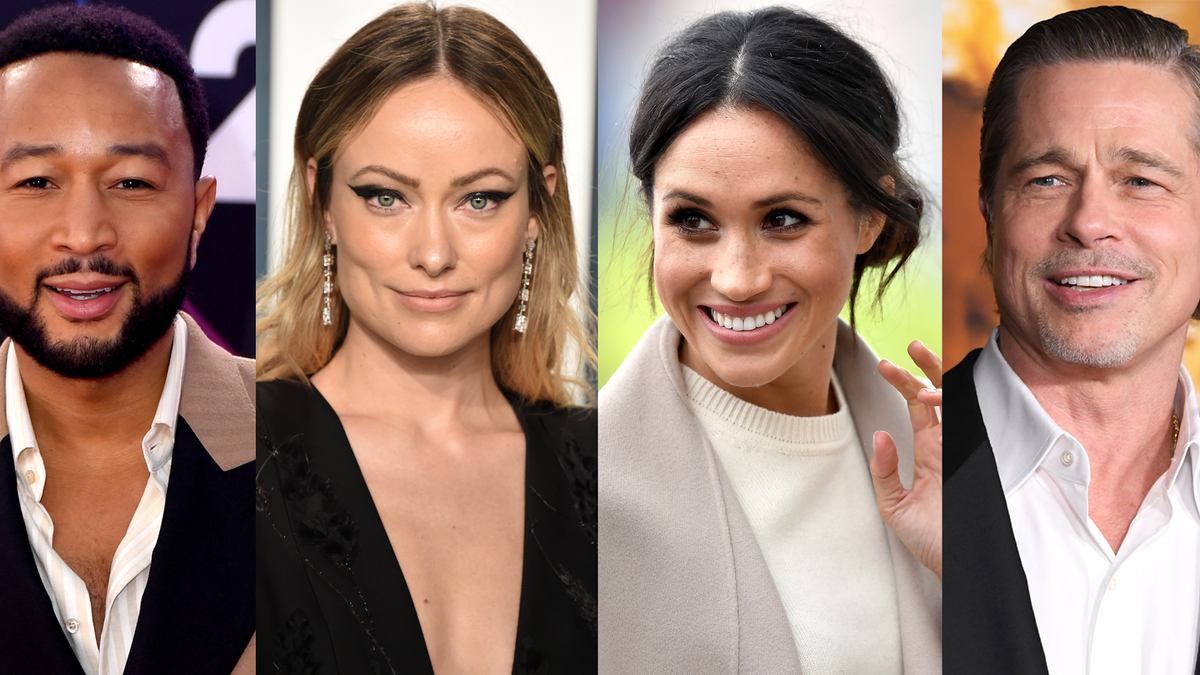
#> input picture img_1.png, 1200 x 675 px
$ python -i app.py   (imports and definitions only)
#> lines starting #> are read from the running program, lines starting #| are printed output that depends on the picture
import cv2
import streamlit as st
import numpy as np
from PIL import Image

# [4 lines not run here, left out]

faceCascade = cv2.CascadeClassifier(cv2.data.haarcascades + "haarcascade_frontalface_default.xml")


# ----------------------- Function: Face Detection in Uploaded Image -----------------------
def detect_faces_in_image(uploaded_image):
    # Read and convert the image
#> called with uploaded_image = 'img_1.png'
    img = Image.open(uploaded_image)
#> img is the input picture: PIL image 1200x675 RGB; mean R, G, B 152.7, 124.4, 111.6
    img_array = np.array(img.convert('RGB'))
    frame = cv2.cvtColor(img_array, cv2.COLOR_RGB2BGR)

    gray = cv2.cvtColor(frame, cv2.COLOR_BGR2GRAY)
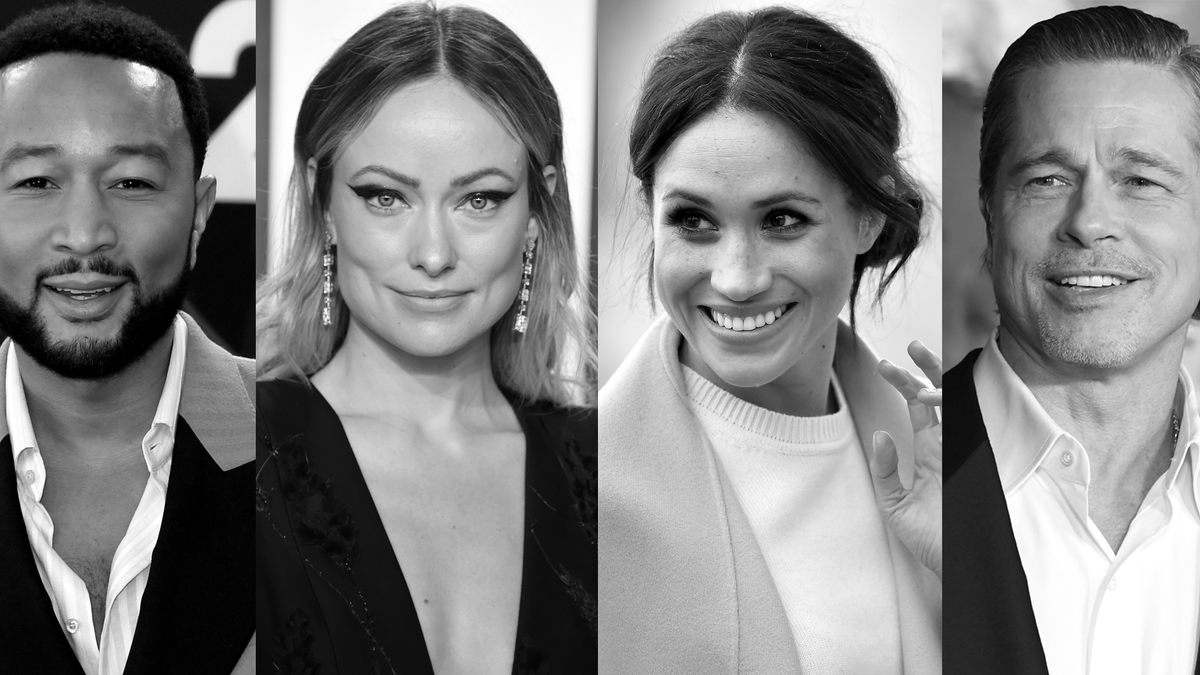
#> gray: shape (675, 1200); min 0, max 255, mean 131.4

    faces = faceCascade.detectMultiScale(gray, scaleFactor=1.3, minNeighbors=5, minSize=(30, 30))
#> faces = [[991, 102, 196, 196], [302, 98, 262, 262], [597, 112, 280, 280]]

    for (x, y, w, h) in faces:
        cv2.rectangle(frame, (x, y), (x + w, y + h), (0, 255, 0), 2)
#> this loop made 3 passes
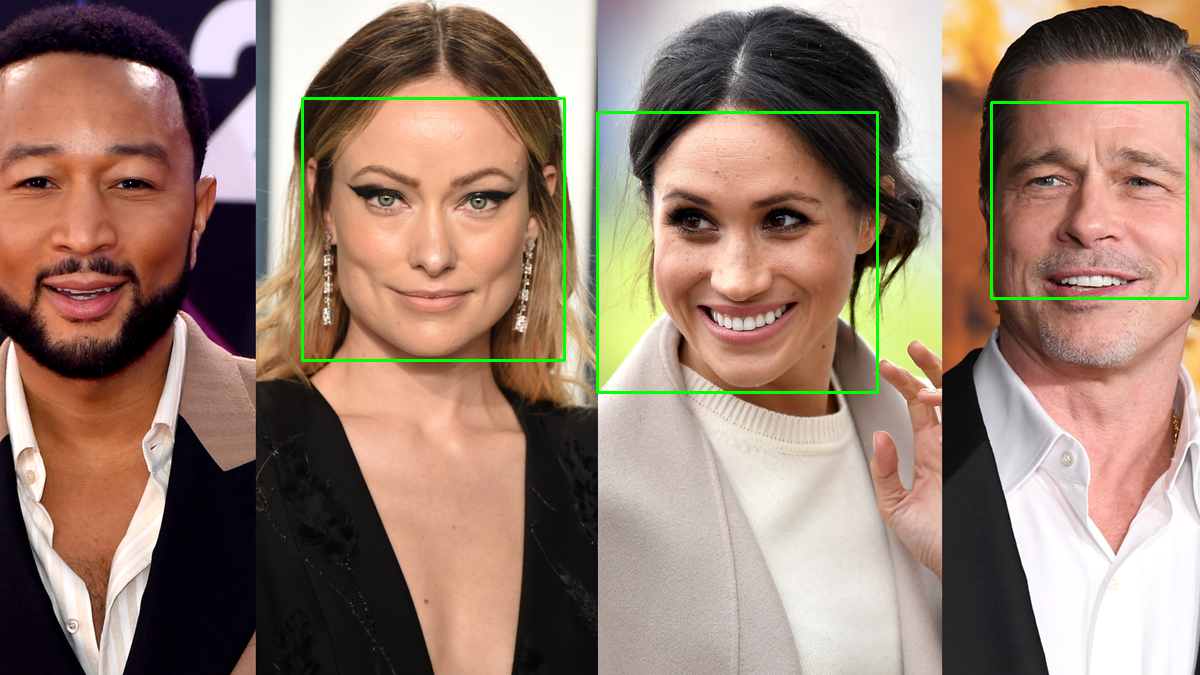
#> frame: shape (675, 1200, 3); mean B, G, R 110.6, 126, 151.2

    result_img = cv2.cvtColor(frame, cv2.COLOR_BGR2RGB)
    st.image(result_img, channels="RGB", caption="Detected Faces")
#> (this line was passed over: streamlit is not available in this run)


# ----------------------- Function: Face Detection via Webcam -----------------------
def detect_faces_with_webcam():
    stframe = st.empty()

    cap = cv2.VideoCapture(0)

    if not cap.isOpened():
        st.error("❌ Unable to access the webcam.")
        return

    stop_button = st.button("Stop Camera")

    while cap.isOpened():
        ret, frame = cap.read()
        if not ret:
            st.warning("⚠ Could not read from webcam.")
            break

        gray = cv2.cvtColor(frame, cv2.COLOR_BGR2GRAY)
        faces = faceCascade.detectMultiScale(gray, scaleFactor=1.3, minNeighbors=5, minSize=(30, 30))

        for (x, y, w, h) in faces:
            cv2.rectangle(frame, (x, y), (x + w, y + h), (0, 255, 0), 2)

        frame = cv2.cvtColor(frame, cv2.COLOR_BGR2RGB)

        stframe.image(frame, channels="RGB")

        if stop_button:
            break

    cap.release()


# ----------------------- Streamlit UI -----------------------

# Webcam button
# [7 lines not run here, left out]

>>> result = detect_faces_in_image('img_1.png')

$ run again, on museum.jpg
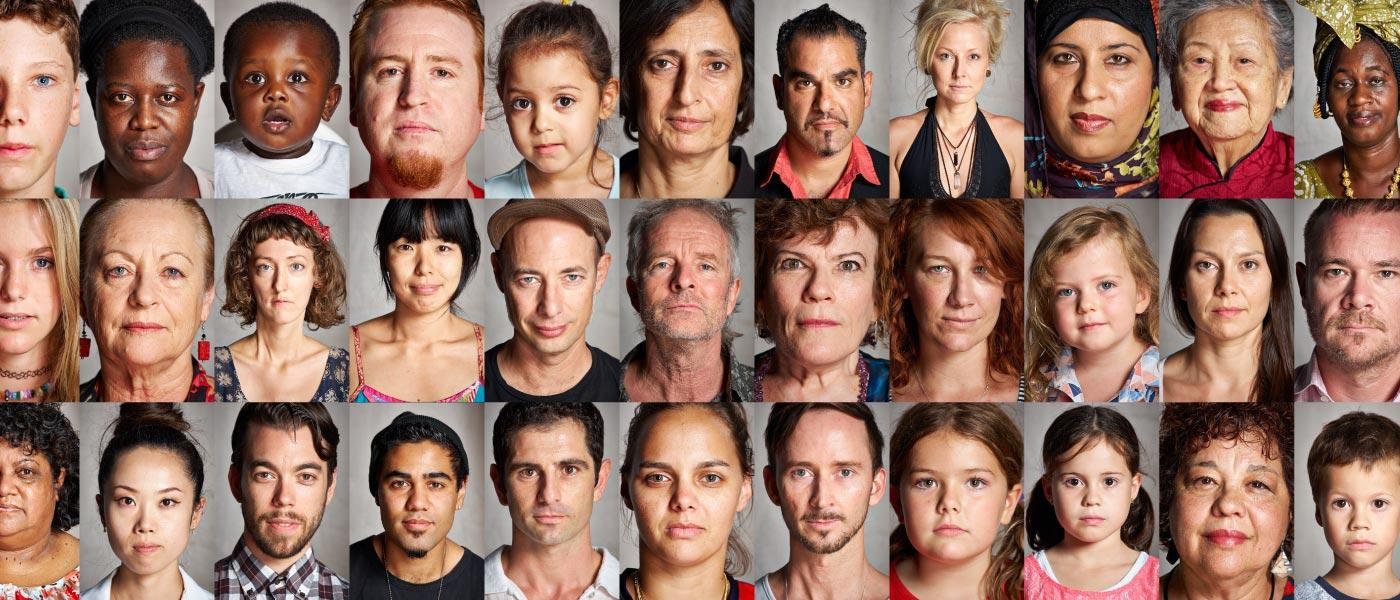
#> input picture museum.jpg, 1400 x 600 px
#> in detect_faces_in_image, img is the input picture: PIL image 1400x600 RGB; mean R, G, B 149.6, 114.4, 100
#> in detect_faces_in_image, `gray = cv2.cvtColor(frame, cv2.COLOR_BGR2GRAY)`:
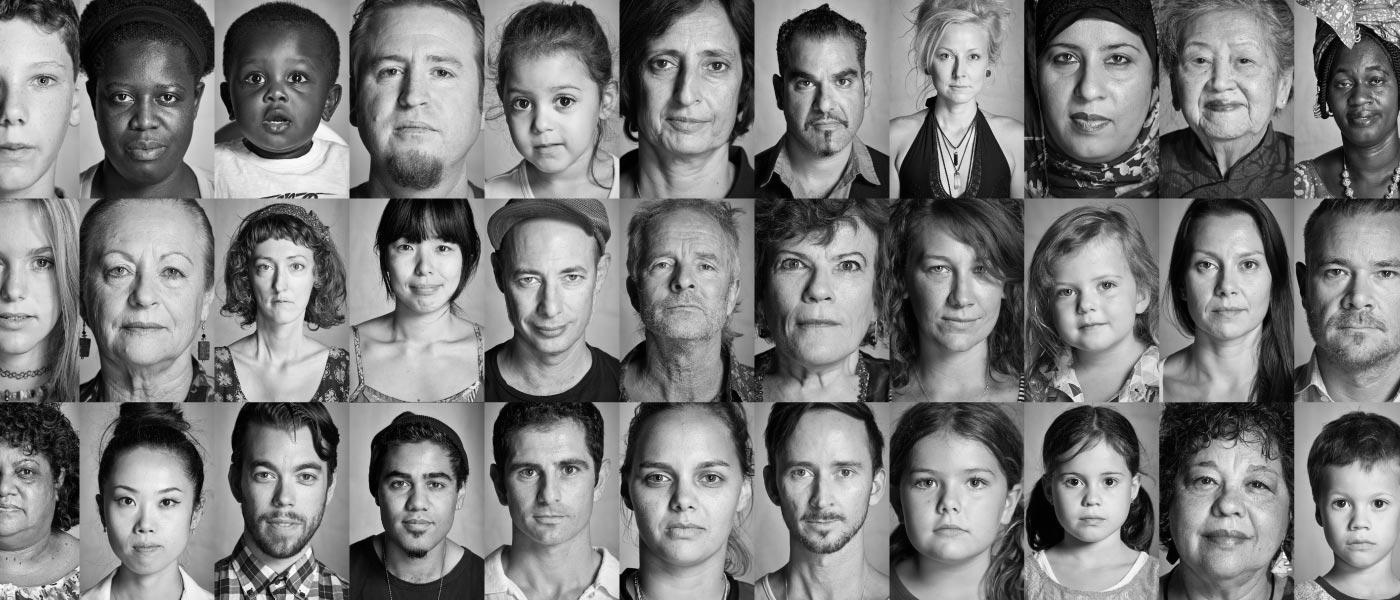
#> gray: shape (600, 1400); min 0, max 255, mean 123.3
#> faces = 29 rows, first 6: [924, 28, 73, 73], [404, 318, 70, 70], [775, 42, 102, 102], [96, 57, 103, 103], [489, 58, 116, 116], [242, 236, 81, 81]
#> the loop in detect_faces_in_image, `for (x, y, w, h) in faces:` made 29 passes
#> after the loop in detect_faces_in_image, `for (x, y, w, h) in faces:`:
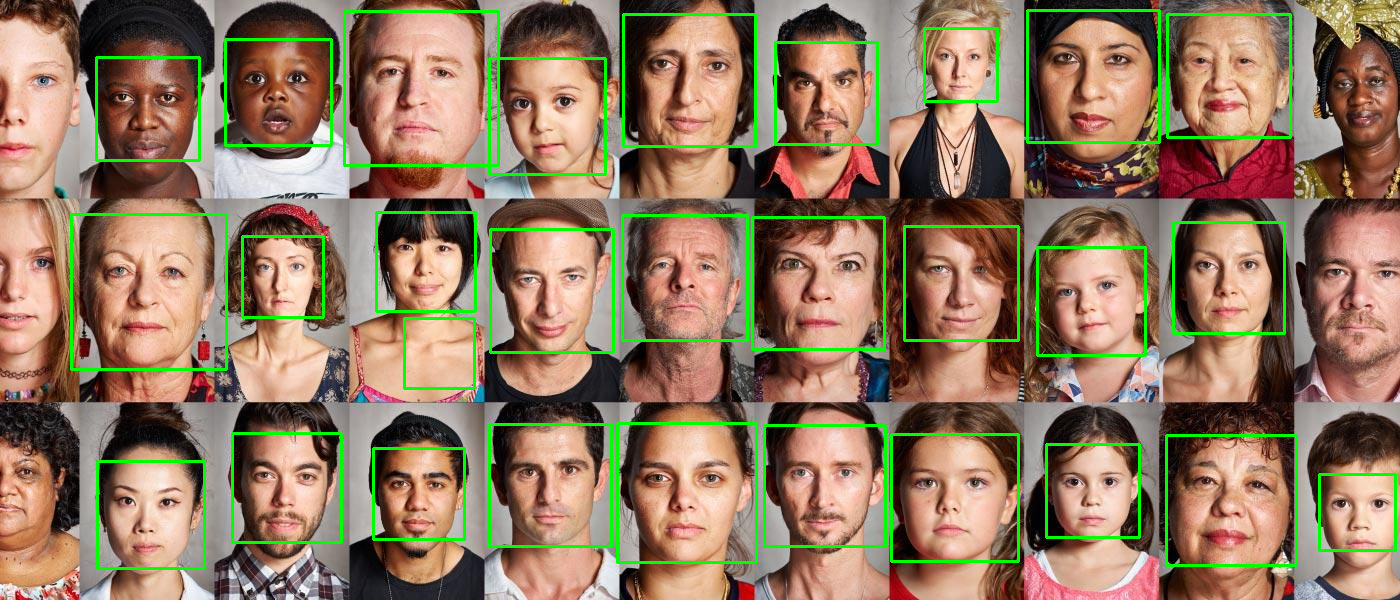
#> frame: shape (600, 1400, 3); mean B, G, R 95.7, 121.5, 143.5
